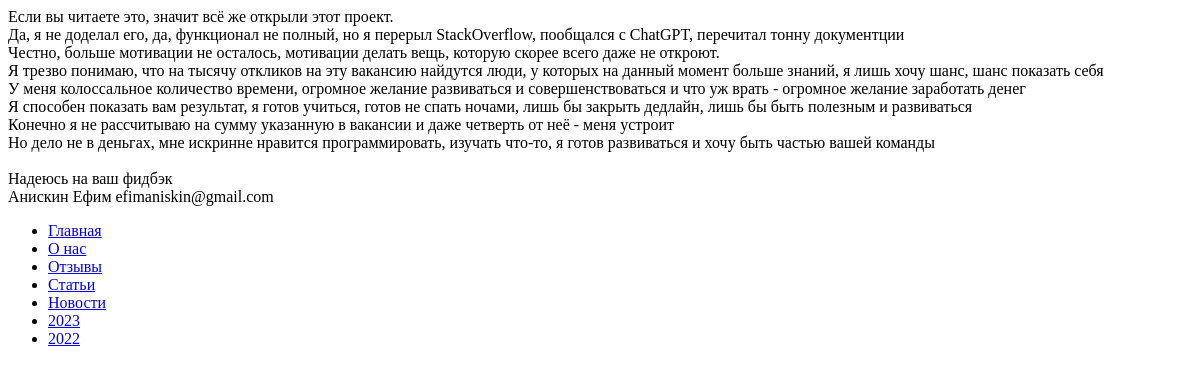
Before: / with the older database file.
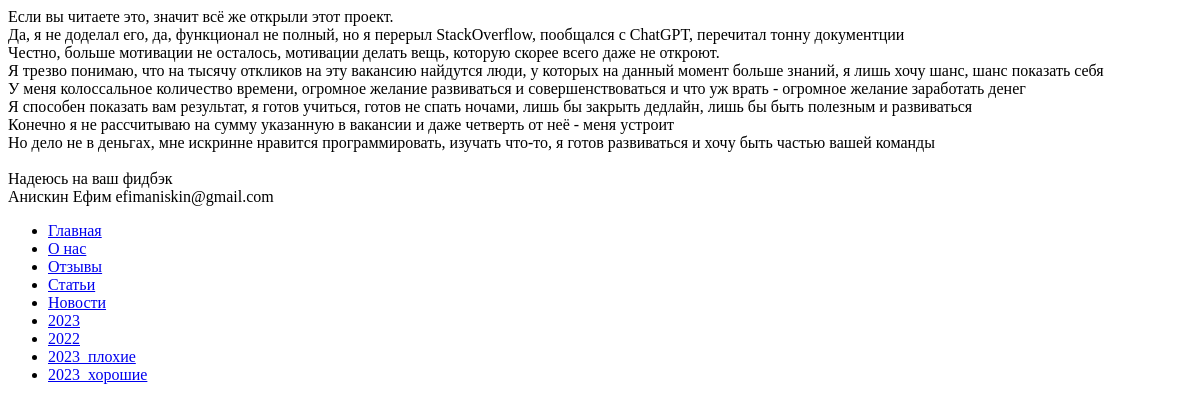
After: the same page with the newer database file.
### Home/models.py (models this page shows)
class MenuItem(models.Model):
    menu = models.ForeignKey(Menu, on_delete=models.CASCADE)
    parent = models.ForeignKey('self', on_delete=models.CASCADE, null=True, blank=True, related_name='child_items')
    name = models.CharField(max_length=100, unique=True)
    url = models.CharField(max_length=256)

### Home/views.py (the view)
# urls.py: path('', views.home, name='home'),
def home(request):
    return render(request,'Home/home.html')

### Home/templatetags/MenuTags.py (called while the page is built)
@register.filter('draw_menu')
def draw_menu(menu_name):
    menu = Menu.objects.get(name=menu_name)
    menu_items = MenuItem.objects.filter(menu=menu)
    for i in menu_items:
        if i.parent_id is not None:
            i.url = menu_items.get(pk=i.parent_id).url + '/' + i.url
    return menu_items

### Home/templates/Home/home.html
{% extends 'Home/base.html' %}
{% block title %}
Если вы читаете это, значит всё же открыли этот проект. <br>
Да, я не доделал его, да, функционал не полный, но я перерыл StackOverflow, пообщался с ChatGPT, перечитал тонну документции <br>
Честно, больше мотивации не осталось, мотивации делать вещь, которую скорее всего даже не откроют. <br>
Я трезво понимаю, что на тысячу откликов на эту вакансию найдутся люди, у которых на данный момент больше знаний, я лишь хочу шанс, шанс показать себя <br>
У меня колоссальное количество времени, огромное желание развиваться и совершенствоваться и что уж врать - огромное желание заработать денег <br>
Я способен показать вам результат, я готов учиться, готов не спать ночами, лишь бы закрыть дедлайн, лишь бы быть полезным и развиваться <br>
Конечно я не рассчитываю на сумму указанную в вакансии и даже четверть от неё - меня устроит <br>
Но дело не в деньгах, мне искринне нравится программировать, изучать что-то, я готов развиваться и хочу быть частью вашей команды<br>
<br>
Надеюсь на ваш фидбэк <br>
Анискин Ефим efimaniskin@gmail.com
{% endblock title %}

### Home/templates/Home/base.html (shortened to what this page needs)
{% load MenuTags %}
<!doctype html>
<html lang="en">
<head>
</head>
<body>
{% block title %}
{% endblock title %}
<ul>
{% for i in 'main_menu'|draw_menu %}
<li><a href='{% url i.url %}'>{{i.name}}</a></li>
{% endfor %}
</ul>
</body>
</html>

Changed rows visible on the page:
added MenuItem: name "2023_плохие"
added MenuItem: name "2023_хорошие"
